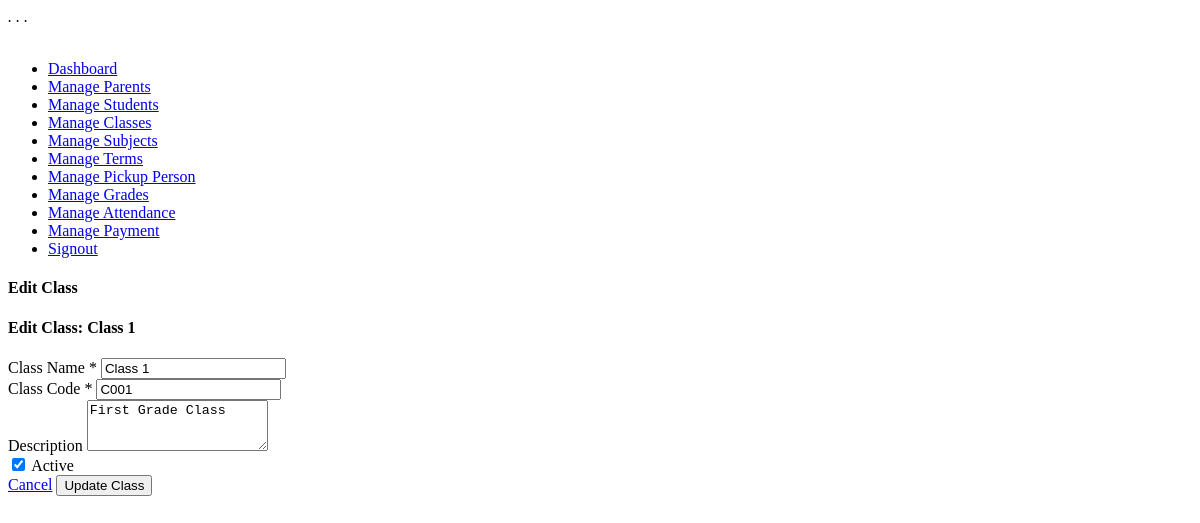
/edit_classes.php?id=1 (signed in), run on the app's committed database.
### tables this page shows
CREATE TABLE IF NOT EXISTS `classes` (
  `id` int(11) NOT NULL AUTO_INCREMENT,
  `class_name` varchar(50) NOT NULL,
  `class_code` varchar(20) UNIQUE NOT NULL,
  `description` text,
  `is_active` tinyint(1) DEFAULT '1',
  `created_at` timestamp NOT NULL DEFAULT CURRENT_TIMESTAMP,
  `updated_at` timestamp NOT NULL DEFAULT CURRENT_TIMESTAMP ON UPDATE CURRENT_TIMESTAMP,
  PRIMARY KEY (`id`)
);

### edit_classes.php (the view, shortened to what this page needs)
<?php
include 'db.php';
$id = $_GET['id'] ?? null;
$query = "SELECT * FROM classes WHERE id = ?";
$stmt = $conn->prepare($query);
$stmt->bind_param("i", $id);
$stmt->execute();
$result = $stmt->get_result();
$class = $result->fetch_assoc();
?>
<?php include "header.php" ?>
<div id="main-wrapper">
    <?php include "sidebar.php"; ?>
    <div class="content-body">
        <div class="container">
            <div class="page-title">
                <h4>Edit Class</h4>
            </div>
            <div class="row">
                <div class="col-xl-12">
                    <div class="card">
                        <div class="card-header">
                            <h4 class="card-title">Edit Class: <?php echo htmlspecialchars($class['class_name']); ?></h4>
                        </div>
                        <div class="card-body">
                            <form method="POST" class="invoice-form">
                                <div class="row">
                                    <div class="col-xl-6">
                                        <div class="mb-3">
                                            <label class="form-label">Class Name <span class="text-danger">*</span></label>
                                            <input type="text" name="class_name" class="form-control" required
                                                   value="<?php echo htmlspecialchars($_POST['class_name'] ?? $class['class_name']); ?>">
                                        </div>
                                        <div class="mb-3">
                                            <label class="form-label">Class Code <span class="text-danger">*</span></label>
                                            <input type="text" name="class_code" class="form-control" required
                                                   value="<?php echo htmlspecialchars($_POST['class_code'] ?? $class['class_code']); ?>"
                                                   placeholder="e.g., C001, C002">
                                        </div>
                                    </div>
                                    <div class="col-xl-6">
                                        <div class="mb-3">
                                            <label class="form-label">Description</label>
                                            <textarea name="description" class="form-control" rows="3"
                                                      placeholder="Enter class description"><?php echo htmlspecialchars($_POST['description'] ?? $class['description'] ?? ''); ?></textarea>
                                        </div>
                                        <div class="mb-3">
                                            <div class="form-check">
                                                <input class="form-check-input" type="checkbox" name="is_active" id="is_active"
                                                       <?php echo (($_POST['is_active'] ?? $class['is_active']) ? 'checked' : ''); ?>>
                                                <label class="form-check-label" for="is_active">
                                                    Active
                                                </label>
                                            </div>
                                        </div>
                                    </div>
                                </div>
                                <div class="row">
                                    <div class="col-12">
                                        <div class="d-flex justify-content-end">
                                            <a href="manage_classes.php" class="btn btn-secondary me-2">Cancel</a>
                                            <button type="submit" class="btn btn-primary">Update Class</button>
                                        </div>
                                    </div>
                                </div>
                            </form>
                        </div>
                    </div>
                </div>
            </div>
        </div>
    </div>
</div>
<?php include "footer.php" ?>

### data on the page
classes: class_name "Class 1", class_code "C001", description "First Grade Class", is_active "☑"
